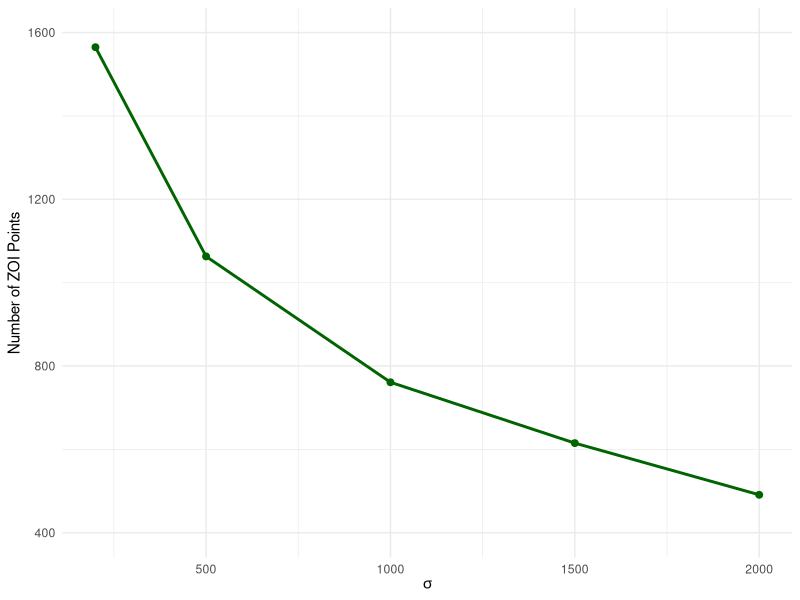

The R script that drew this image:
library(ggplot2)
library(dplyr)

data <- read.csv("sigma_sensitivity_report_meters.csv")

ggplot(data, aes(x = sigma, y = num_communities)) +
  geom_line(color = "darkgreen", linewidth = 1) +
  geom_point(color = "darkgreen", size = 2) +
  scale_y_continuous(
    limits = c(400, 1600),   # descending axis
    breaks = c(400, 800, 1200, 1600),
    name = "Number of ZOI Points"
  ) +
  labs(
    x = expression(sigma),
    y = "Number of Communities"
  ) +
  theme_minimal()

data